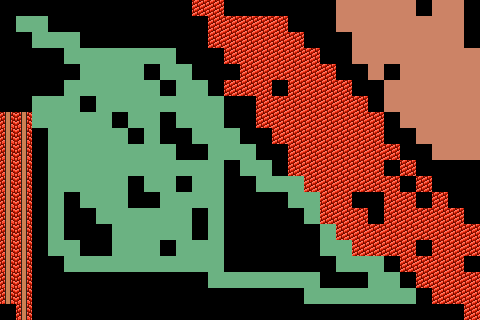

A 2D game scene composited from a Tiled map and its tileset images. What follows is a short description and the map's XML, with every tile layer's data as written:
An orthogonal 30x20 tile map with 16x16 px tiles, 1 tile layer (Tile Layer 1).

<map version="1.10" tiledversion="1.10.1" orientation="orthogonal" renderorder="right-down" width="30" height="20" tilewidth="16" tileheight="16" infinite="0" nextlayerid="2" nextobjectid="1">
 <tileset firstgid="1" source="FD_Free_Tiles.tsx" />
 <layer id="1" name="Tile Layer 1" width="30" height="20">
  <data encoding="csv">
0,0,0,0,0,0,0,0,0,0,0,0,87,87,0,0,0,0,0,0,0,125,125,125,125,125,0,125,125,0,
0,2,2,0,0,0,0,0,0,0,0,0,0,87,87,87,87,87,0,0,0,125,125,125,125,125,125,125,125,0,
0,0,2,2,2,0,0,0,0,0,0,0,0,87,87,87,87,87,87,0,0,0,125,125,125,125,125,125,125,0,
0,0,0,0,2,2,2,2,2,2,2,0,0,0,87,87,87,87,87,87,0,0,125,125,125,125,125,125,125,125,
0,0,0,0,0,2,2,2,2,0,2,2,0,0,0,87,87,87,87,87,87,0,0,125,0,125,125,125,125,125,
0,0,0,0,2,2,2,2,2,2,0,2,2,0,87,87,87,0,87,87,87,87,0,0,125,125,125,125,125,125,
0,0,2,2,2,0,2,2,2,2,2,2,2,2,0,0,87,87,87,87,87,87,87,0,125,125,125,125,125,125,
72,72,2,2,2,2,2,0,2,2,0,2,2,2,0,0,87,87,87,87,87,87,87,87,0,125,125,125,125,125,
72,72,0,2,2,2,2,2,0,2,0,0,2,2,2,0,0,87,87,87,87,87,87,87,0,0,125,125,125,125,
72,72,0,2,2,2,2,2,2,2,2,0,0,2,2,2,0,0,87,87,87,87,87,87,87,0,0,125,125,125,
72,72,0,2,2,2,2,2,2,2,2,2,2,2,0,2,2,0,87,87,87,87,87,87,0,87,0,0,0,0,
72,72,0,2,2,2,2,2,0,2,2,0,2,2,0,0,2,2,2,87,87,87,87,87,87,0,87,0,0,0,
72,72,0,2,0,2,2,2,0,0,2,2,2,2,0,0,0,0,2,2,87,87,0,0,87,87,0,87,0,0,
72,72,0,2,0,0,2,2,2,2,2,2,0,2,0,0,0,0,0,2,87,87,87,0,87,87,87,87,87,0,
72,72,0,2,0,0,0,2,2,2,2,2,0,2,0,0,0,0,0,0,2,87,87,87,87,87,87,87,87,87,
72,72,0,2,2,0,0,2,2,2,0,2,2,2,0,0,0,0,0,0,2,2,87,87,87,87,0,87,87,87,
72,72,0,0,2,2,2,2,2,2,2,2,2,2,0,0,0,0,0,0,0,2,2,2,0,87,87,87,87,0,
72,72,0,0,0,0,0,0,0,0,0,0,0,2,2,2,2,2,2,2,0,0,0,2,2,0,87,87,87,87,
72,72,0,0,0,0,0,0,0,0,0,0,0,0,0,0,0,0,0,2,2,2,2,2,2,2,0,87,87,87,
0,72,0,0,0,0,0,0,0,0,0,0,0,0,0,0,0,0,0,0,0,0,0,0,0,0,0,0,0,87,0
</data>
 </layer>
</map>
